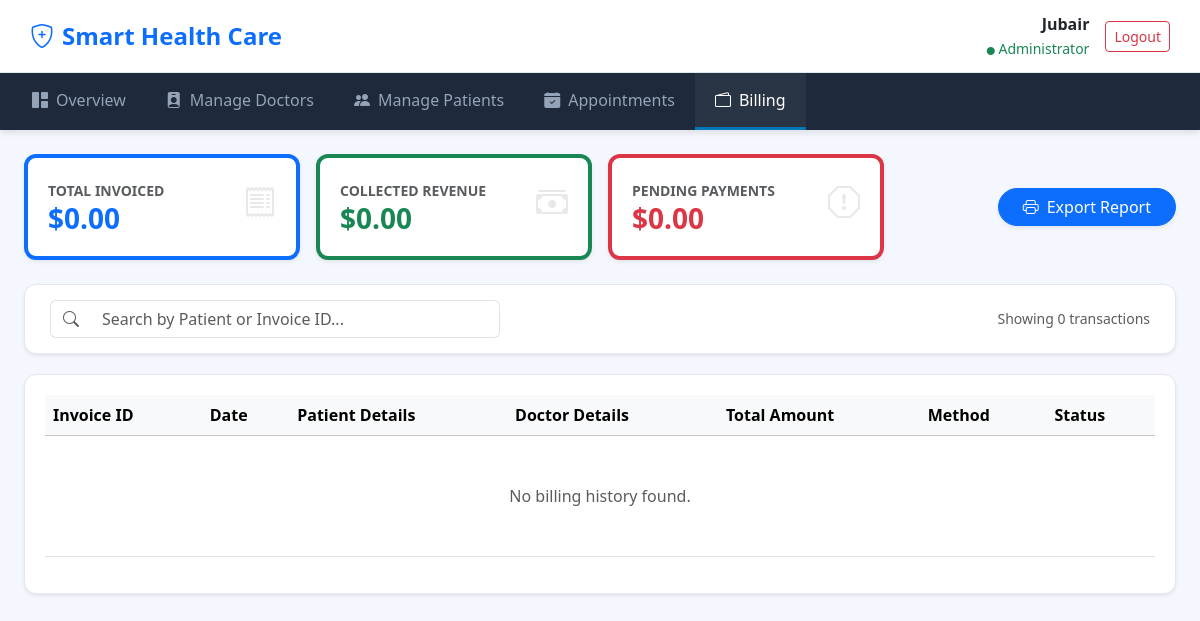
Before: /admin/billing.php (signed in) with the older database file.
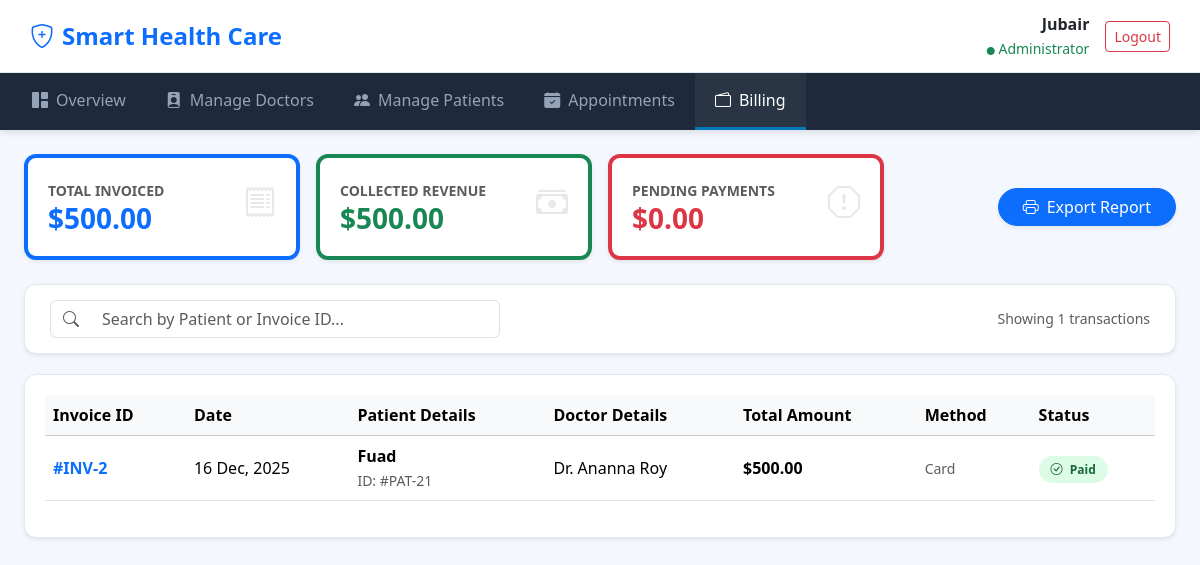
After: the same page with the newer database file.
### tables this page shows
CREATE TABLE `billing` (
  `bill_id` int(11) NOT NULL,
  `patient_id` int(11) NOT NULL,
  `appointment_id` int(11) DEFAULT NULL,
  `amount` decimal(10,2) NOT NULL,
  `tax_amount` decimal(10,2) DEFAULT 0.00,
  `total_payable` decimal(10,2) NOT NULL,
  `billing_date` datetime DEFAULT current_timestamp(),
  `due_date` date DEFAULT NULL,
  `status` enum('Pending','Paid','Partially Paid','Cancelled','Unpaid') DEFAULT 'Unpaid',
  `payment_method` enum('Cash','Card','Online','Insurance') DEFAULT 'Cash'
);

CREATE TABLE `patients` (
  `patient_id` int(11) NOT NULL,
  `full_name` varchar(150) NOT NULL,
  `date_of_birth` date DEFAULT NULL,
  `gender` enum('Male','Female','Other') DEFAULT NULL,
  `blood_group` varchar(5) DEFAULT NULL,
  `contact_phone` varchar(20) DEFAULT NULL,
  `email` varchar(100) DEFAULT NULL,
  `insurance_policy_number` varchar(100) DEFAULT NULL,
  `emergency_contact_name` varchar(150) DEFAULT NULL,
  `emergency_contact_number` varchar(20) DEFAULT NULL,
  `emergency_contact_relation` varchar(50) DEFAULT NULL,
  `created_at` timestamp NOT NULL DEFAULT current_timestamp()
);

CREATE TABLE `doctors` (
  `doctor_id` int(11) NOT NULL,
  `full_name` varchar(150) DEFAULT NULL,
  `expertise` varchar(100) NOT NULL,
  `qualification` varchar(255) DEFAULT NULL,
  `gender` enum('Male','Female','Other') DEFAULT NULL,
  `consultancy_fee` decimal(10,2) NOT NULL DEFAULT 0.00,
  `contact_number` varchar(20) NOT NULL,
  `image_url` varchar(255) DEFAULT 'assets/img/default_doctor.jpg',
  `availability` longtext DEFAULT NULL CHECK (json_valid(`availability`))
);

### admin/billing.php (the view, shortened to what the changed rows need)
<?php
require '../config/db.php';
$billings = [];
$total_paid = 0;
$total_pending = 0;
$total_invoiced = 0;
try {
    $query = "SELECT b.*, p.full_name as patient_name, d.full_name as doctor_name
              FROM Billing b
              JOIN Patients p ON b.patient_id = p.patient_id
              LEFT JOIN Appointments a ON b.appointment_id = a.appointment_id
              LEFT JOIN Doctors d ON a.doctor_id = d.doctor_id
              ORDER BY b.billing_date DESC";
    $stmt = $pdo->query($query);
    $billings = $stmt->fetchAll(PDO::FETCH_ASSOC);
    foreach($billings as $bill) {
        $total_invoiced += $bill['total_payable'];
        if($bill['status'] == 'Paid') {
            $total_paid += $bill['total_payable'];
        } else {
            $total_pending += $bill['total_payable'];
        }
    }
} catch (PDOException $e) {
    $error_msg = "Error: " . $e->getMessage();
}
?>
<!DOCTYPE html>
<html lang="en">
<head>
    <link href="https://cdn.jsdelivr.net/npm/bootstrap@5.3.3/dist/css/bootstrap.min.css" rel="stylesheet">
    <link rel="stylesheet" href="https://cdn.jsdelivr.net/npm/bootstrap-icons@1.11.3/font/bootstrap-icons.min.css">
</head>
<body>
<div class="container-fluid px-4">
    <div class="row g-3 mb-4">
        <div class="col-md-3">
            <div class="stat-card shadow-sm border-start border-primary border-4">
                <i class="bi bi-receipt"></i>
                <small class="text-muted fw-bold text-uppercase">Total Invoiced</small>
                <h3 class="fw-bold mb-0 text-primary">$<?= number_format($total_invoiced, 2) ?></h3>
            </div>
        </div>
        <div class="col-md-3">
            <div class="stat-card shadow-sm border-start border-success border-4">
                <i class="bi bi-cash-stack"></i>
                <small class="text-muted fw-bold text-uppercase">Collected Revenue</small>
                <h3 class="fw-bold mb-0 text-success">$<?= number_format($total_paid, 2) ?></h3>
            </div>
        </div>
    </div>
    <div class="search-area shadow-sm d-flex justify-content-between align-items-center">
        <div class="input-group" style="max-width: 450px;">
            <span class="input-group-text bg-white border-end-0"><i class="bi bi-search text-muted"></i></span>
            <input type="text" id="billSearch" class="form-control border-start-0" placeholder="Search by Patient or Invoice ID...">
        </div>
        <div class="text-muted small">Showing <?= count($billings) ?> transactions</div>
    </div>
    <div class="table-container shadow-sm">
        <div class="table-responsive">
            <table class="table table-hover align-middle" id="billingTable">
                <thead class="table-light">
                    <tr>
                        <th>Invoice ID</th>
                        <th>Date</th>
                        <th>Patient Details</th>
                        <th>Doctor Details</th>
                        <th>Total Amount</th>
                        <th>Method</th>
                        <th>Status</th>
                    </tr>
                </thead>
                <tbody>
                    <?php if (empty($billings)): ?>
                        <tr><td colspan="7" class="text-center py-5 text-muted">No billing history found.</td></tr>
                    <?php else: ?>
                        <?php foreach ($billings as $bill): ?>
                        <tr>
                            <td class="fw-bold text-primary">#INV-<?= $bill['bill_id'] ?></td>
                            <td><?= date('d M, Y', strtotime($bill['billing_date'])) ?></td>
                            <td>
                                <div class="fw-bold"><?= htmlspecialchars($bill['patient_name']) ?></div>
                                <small class="text-muted">ID: #PAT-<?= $bill['patient_id'] ?></small>
                            </td>
                            <td>
                                <?= $bill['doctor_name'] ? 'Dr. ' . htmlspecialchars($bill['doctor_name']) : '<span class="text-muted small">N/A</span>' ?>
                            </td>
                            <td class="fw-bold">$<?= number_format($bill['total_payable'], 2) ?></td>
                            <td><span class="small text-muted"><?= $bill['payment_method'] ?></span></td>
                            <td>
                                <span class="status-badge <?= $bill['status'] == 'Paid' ? 'bg-paid' : 'bg-unpaid' ?>">
                                    <i class="bi <?= $bill['status'] == 'Paid' ? 'bi-check-circle' : 'bi-clock' ?> me-1"></i>
                                    <?= $bill['status'] ?>
                                </span>
                            </td>
                        </tr>
                        <?php endforeach; ?>
                    <?php endif; ?>
                </tbody>
            </table>
        </div>
    </div>
</div>
</body>
</html>

Changed rows visible on the page:
added billing: bill_id "2", billing_date "16 Dec, 2025", patient.full_name "Fuad", patient "21", doctors.full_name "Ananna Roy", total_payable "500.00", payment_method "Card", status "Paid"
Other visible differences:
$total_invoiced: "0.00" → "500.00"
$total_paid: "0.00" → "500.00"
count($billings): "0" → "1"
text no longer shown: "No billing history found."
